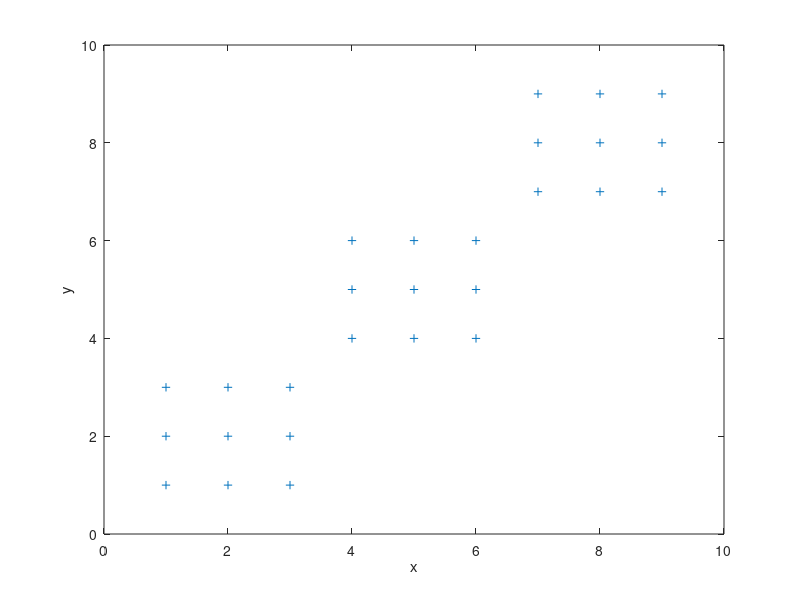
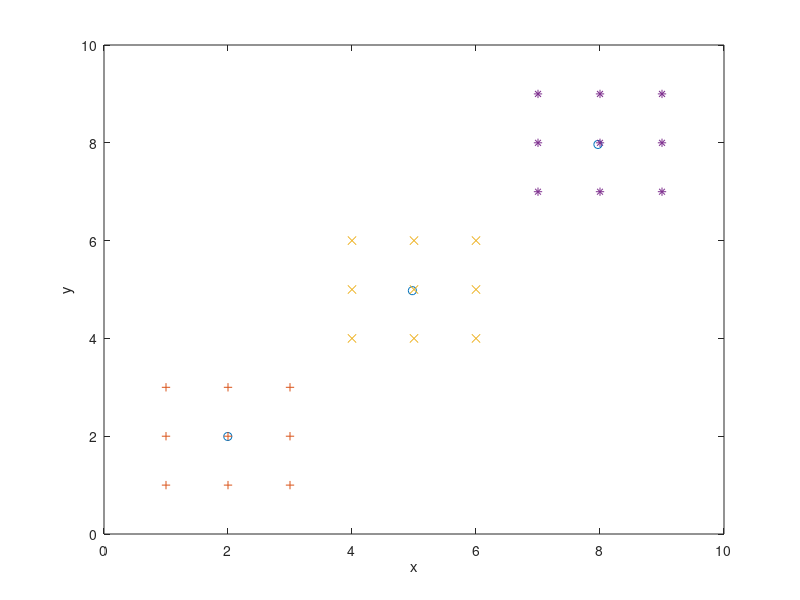

MATLAB code to generate these figures, in order:
clear all;% removes all variables, globals, functions and MEX links.
close all;% closes all the open figure windows.
clc;% clears the command window and homes the cursor.

% dataset
Px = [1, 1, 1, 2, 2, 2, 3, 3, 3, 4, 4, 4, 5, 5, 5, 6, 6, 6, 7, 7, 7, 8, 8, 8, 9, 9, 9];% x-coordinate
Py = [1, 2, 3, 1, 2, 3, 1, 2, 3, 4, 5, 6, 4, 5, 6, 4, 5, 6, 7, 8, 9, 7, 8, 9, 7, 8, 9];% y-coordinate

% plot the dataset
figure;
plot(Px, Py, '+');
axis([0 10 0 10]);
xlabel('x');
ylabel('y');

% select the initial centroids
Cx = Px(1 : 3);
Cy = Py(1 : 3);

% the previous centroids
P_Cx = Cx;
P_Cy = Cy;

% initialize the temporary variables
sumx = zeros(1, length(Cx));
sumy = zeros(1, length(Cy));
n = zeros(1, length(Cx));

for k = 1 : 1e6
    % step 1: assign the nearest centroid for the points
	for i = 1 : length(Px)% each point
        for j = 1 : length(Cx)% each centroid
            dist(j) = (Px(i) - Cx(j))^2 + (Py(i) - Cy(j))^2;% the squared distance between point i and centroid j
        end
        Pc(i) = find(dist == min(min(dist)));% assign the nearest centroid for the point i
    end
    
    %step 2: recalculate the centroids (the average value)
    for i = 1 : length(Px)
        for j = 1 : length(Cx)
            if Pc(i) == j% the point i belongs to cluster j
                sumx(j) = sumx(j) + Px(i);
                sumy(j) = sumy(j) + Py(i);
                n(j) = n(j) + 1;
                break;
            end
        end
    end
    for j = 1 : length(Cx)
        Cx(j) = sumx(j) / n(j);
        Cy(j) = sumy(j) / n(j);
    end
   
    % terminate the loop
    for j = 1 : length(Cx)
        if abs((Cx(j) - P_Cx(j)) / P_Cx(j)) > 1e-6
            break;
        end
        if abs((Cy(j) - P_Cy(j)) / P_Cy(j)) > 1e-6
            break;
        end
    end
    if j == length(Cx)
        if (abs((Cx(j) - P_Cx(j)) / P_Cx(j)) <= 1e-6) && (abs((Cy(j) - P_Cy(j)) / P_Cy(j)) <= 1e-6)
            break;% break out the loop
        end
    end
    P_Cx = Cx;
    P_Cy = Cy;
end

k% output the iterations k

% classification
n = zeros(1, length(Cx));
for i = 1 : length(Px)
    for j = 1 : length(Cx)
        if Pc(i) == j% the point i belongs to cluster j
            n(j) = n(j) + 1;
            cluster_x(j, n(j)) = Px(i);
            cluster_y(j, n(j)) = Py(i);
            break;
        end
    end
end

% plot the clusters and centroids
figure;
plot(Cx, Cy, 'o', cluster_x(1, :), cluster_y(1, :), '+', cluster_x(2, :), cluster_y(2, :), 'x', cluster_x(3, :), cluster_y(3, :), '*');
axis([0 10 0 10]);
xlabel('x');
ylabel('y');